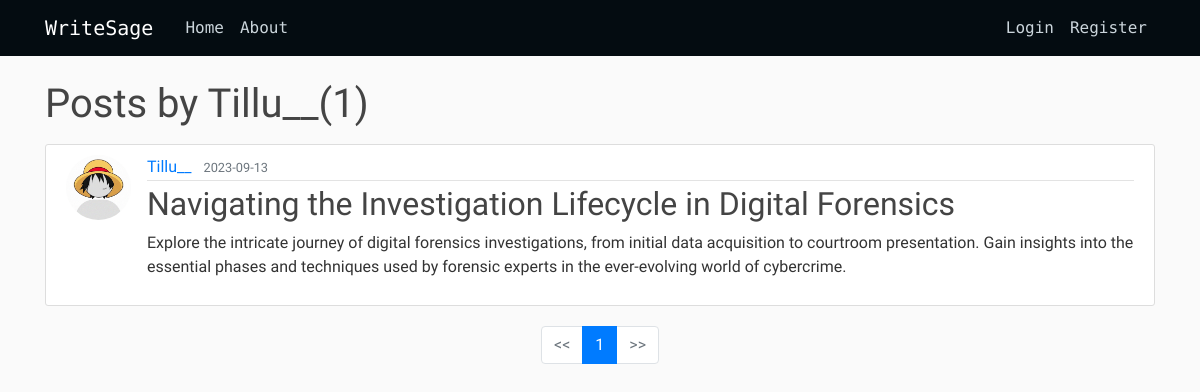
The page /user/Tillu__ on the database its author committed.
### writesage/models.py (models this page shows, shortened)
class User(db.Model, UserMixin):
    id = db.Column(db.Integer, primary_key=True)
    username = db.Column(db.String(20),unique=True,nullable=False)
    email=db.Column(db.String(120),unique=True,nullable=False)
    image_file = db.Column(db.String(20),nullable=False,default='default.jpg')
    password=db.Column(db.String(60),nullable=False)
    posts = db.relationship('Post',backref='author',lazy=True)

class Post(db.Model):
    id = db.Column(db.Integer, primary_key=True)
    title = db.Column(db.String(100),nullable=False)
    date_posted = db.Column(db.DateTime,nullable=False,default=datetime.utcnow())
    desc = db.Column(db.Text,nullable=False)
    content = db.Column(db.Text,nullable=False)
    user_id = db.Column(db.Integer,db.ForeignKey('user.id'),nullable=False)

### writesage/users/routes.py (the view)
@users.route("/user/<string:username>")
def user_posts(username):
    page = request.args.get('page',1,type=int)
    user = User.query.filter_by(username = username).first_or_404()
    posts = Post.query.filter_by(author = user).order_by(Post.date_posted.desc()).paginate(page = page , per_page = 5)
    return render_template('user_post.html',user = user, posts = posts)

### writesage/templates/user_post.html
{% extends 'layout.html' %}
{% block hehe %}
<h1 class = "mb-3">Posts by {{ user.username }}({{ posts.total }})</h1>
{% for post in posts.items %}
<article class="media content-section">
    <img src="{{url_for('static',filename = 'pictures/' + post.author.image_file)}}" alt="" class="rounded-circle article-img">
    <div class="media-body">
        <div class="article-metadata">
            <a class="mr-2" href="{{url_for('users.user_posts',username = post.author.username)}}">{{ post.author.username }}</a>
            <small class="text-muted">{{ post.date_posted.strftime('%Y-%m-%d')}}</small>
        </div>
        <h2><a class="article-title" href="{{url_for('posts.post',post_id=post.id)}}">{{ post.title }}</a></h2>
        <p class="article-content">{{ post.desc }}</p>
    </div>
</article>
{% endfor %}
<nav aria-label="Page navigation example">
    <ul class="pagination justify-content-center">
        {% if posts.page > 1 %}
            <li class="page-item ">
                <a class="page-link" href="{{ url_for('users.user_posts',username = user.username,page = posts.page - 1)}}"><<</a>
            </li>
        {% else %}
            <li class="page-item disabled">
                <a class="page-link" href="{{ url_for('users.user_posts',username = user.username,page = posts.page - 1)}}"><<</a>
            </li>
        {% endif %}
        {% for page_num in posts.iter_pages(left_edge = 1, right_edge = 1, left_current=1,right_current =1) %}
            {% if page_num %}
                {% if posts.page == page_num %}
                    <li class="page-item active">
                        <a href="{{ url_for('users.user_posts',username = user.username,page = page_num)}}" class = "page-link">{{ page_num }}</a>
                    </li>
                {% else %}
                    <li class="page-item">
                        <a href="{{ url_for('users.user_posts',username = user.username,page = page_num)}}" class = "page-link">{{ page_num }}</a>
                    </li>
                {% endif %}
            {% else %}
                <li class="page-item"><p class="page-link">...</p></li>
            {% endif %}
        {% endfor %}
        {% if posts.page == (posts.last / posts.per_page) %}
            <li class="page-item">
                <a class="page-link " href="{{ url_for('users.user_posts',username = user.username,page = posts.page + 1)}}">>></a>
            </li>
        {% else %}
            <li class="page-item disabled">
                <a class="page-link" href="{{ url_for('users.user_posts',username = user.username,page = posts.page + 1)}}">>></a>
            </li>
        {% endif %}
    </ul>
  </nav>
{% endblock hehe%}

### writesage/static/main.css (style rules this page uses)
* { padding : 0px; }
body { background: #fafafa; color: #333333; margin-top: 5rem; }
h1, h2, h3, h4, h5, h6 { color: #444444; }
.content-section { background: #ffffff; padding: 10px 20px; border: 1px solid #dddddd; border-radius: 3px; margin-bottom: 20px; }
.article-title { color: #444444; }
.article-content { white-space: pre-line; }
.article-img { height: 65px; width: 65px; margin-right: 16px; }
.article-metadata { padding-bottom: 1px; margin-bottom: 4px; border-bottom: 1px solid #e3e3e3 }

### rows shown on the page
User: username "Tillu__"
Post: image_file (placeholder picture), author.username "Tillu__", date_posted "2023-09-13", title "Navigating the Investigation Lifecycle in Digital Forensics", desc "Explore the intricate journey of digital forensics investigations, from initial data acquisition to courtroom presentation. Gain insights into the essential phases and techniques used by forensic experts in the ever-evolving world of cybercrime."

### other values the page prints
{{ posts.total }} "1"
{{ page_num }} "1"
